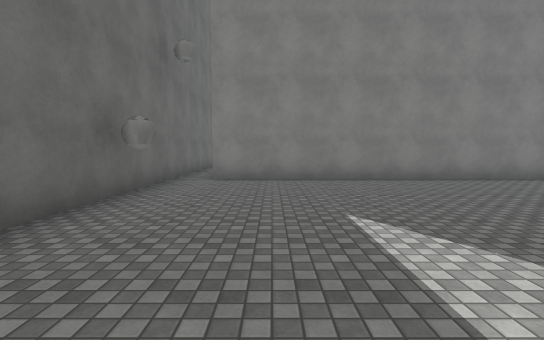
view 1 (above)

23 first-person views from a walk through a Unity game level. The camera is 1.5 m above the floor, tilts 4° down and sees 85° across. The floor is counted in squares, 2 m on a side. Each view is taken from the middle of a square. On the plan, view 1 faces up. The plan holds only what a view shows up to about 10 squares ahead; the rest is blank. The place goes on beyond the plan. The player is left out. Surface patterns are stand-ins for the level's own textures.

view 2
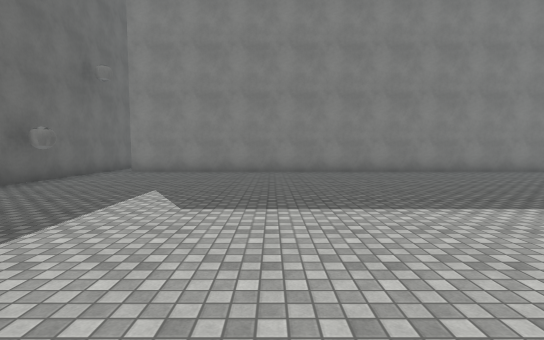

view 3
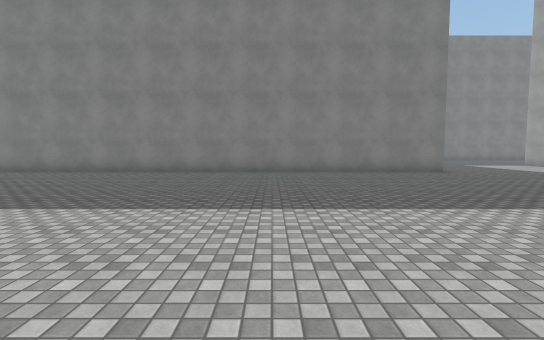

view 4
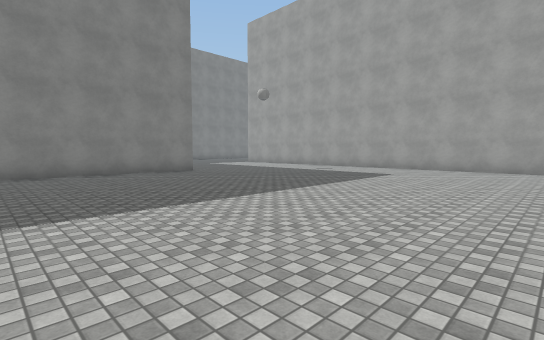

view 5
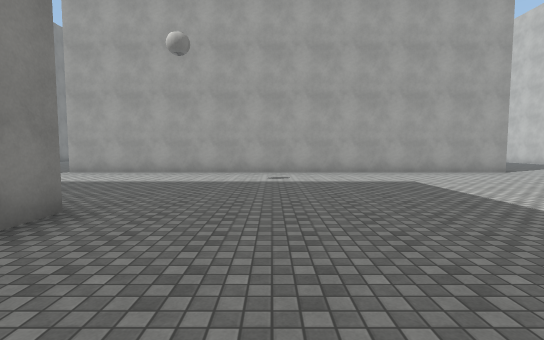

view 6
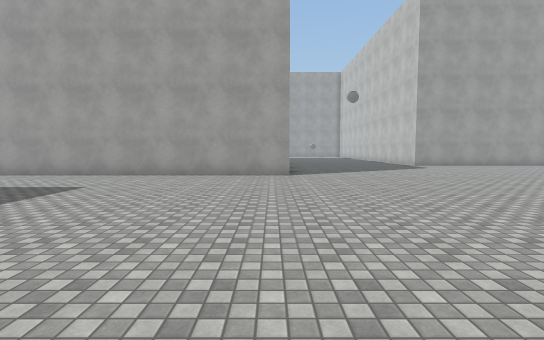

view 7
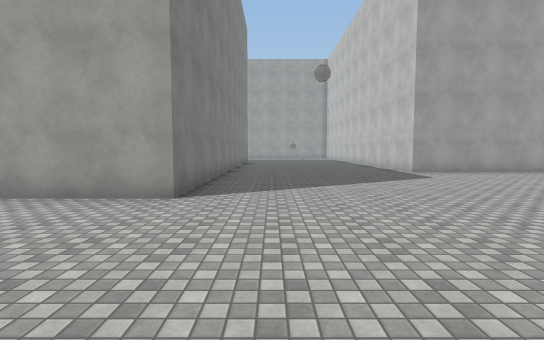

view 8
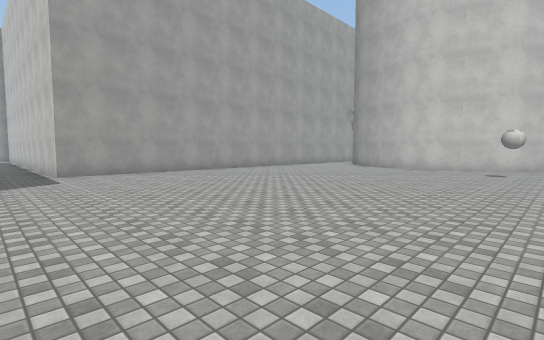

view 9
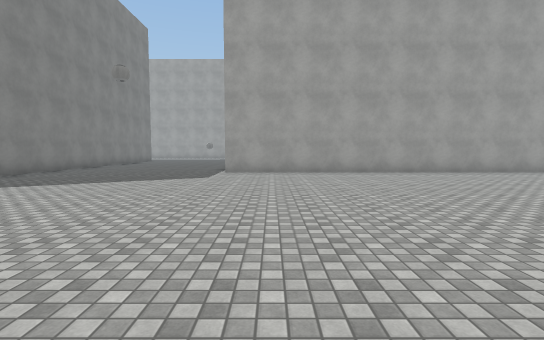

view 10
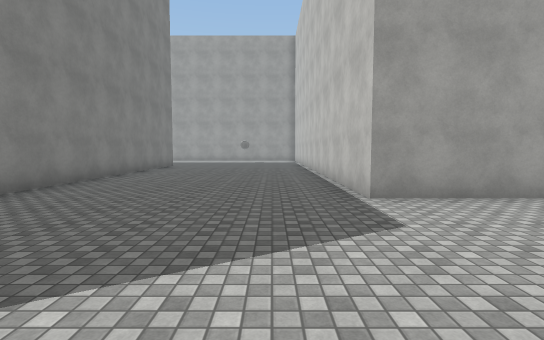

view 11
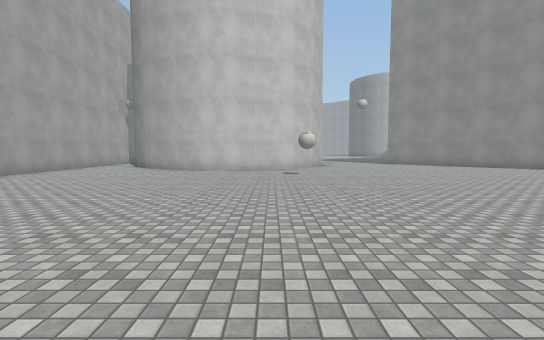

view 12
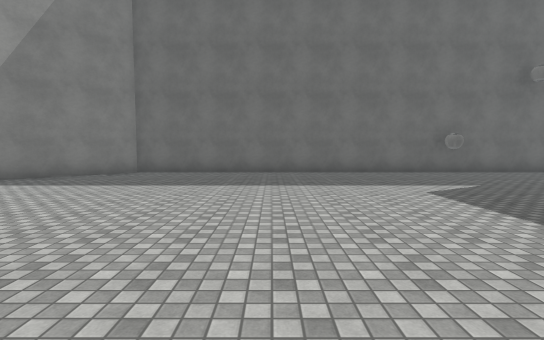

view 13
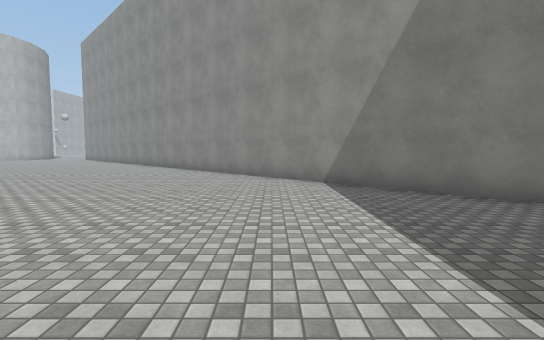

view 14
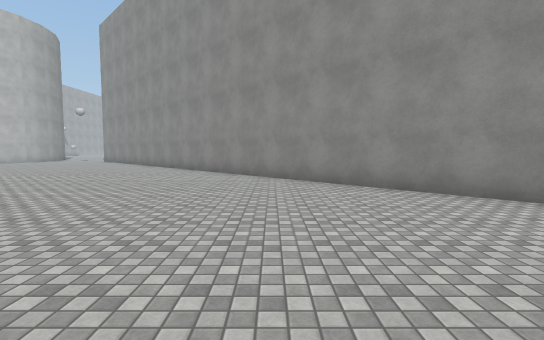

view 15
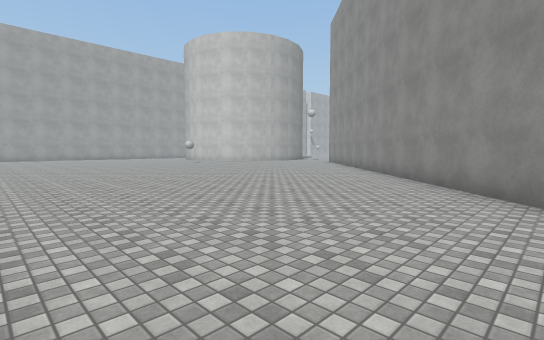

view 16
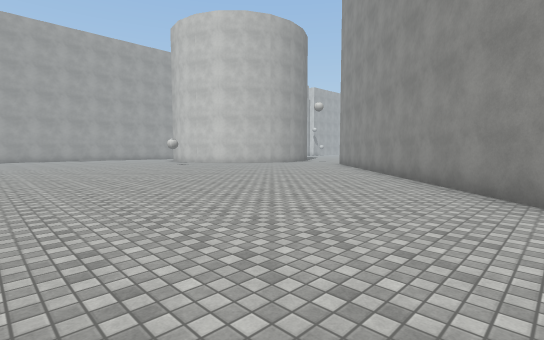

view 17
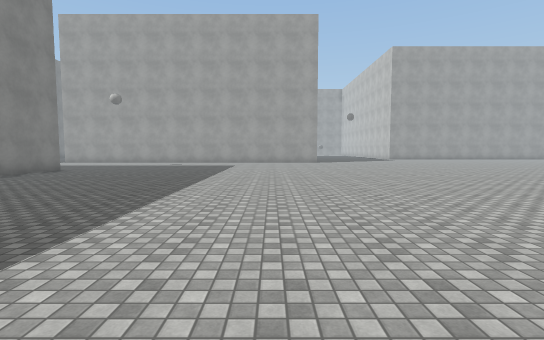

view 18
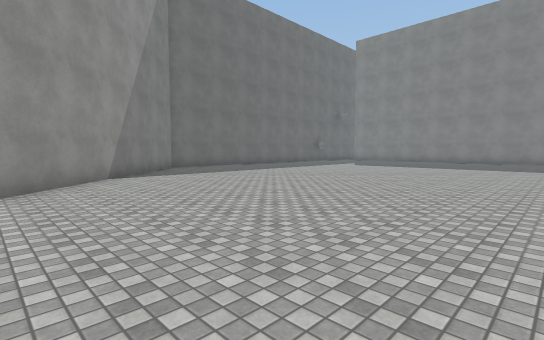

view 19
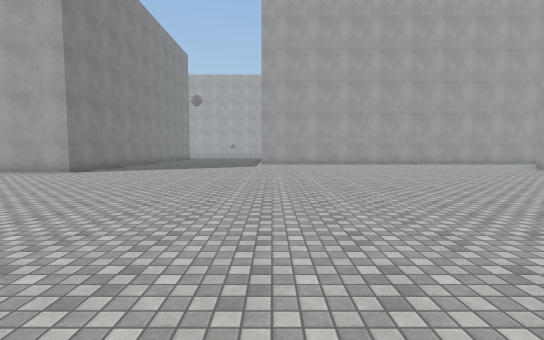

view 20
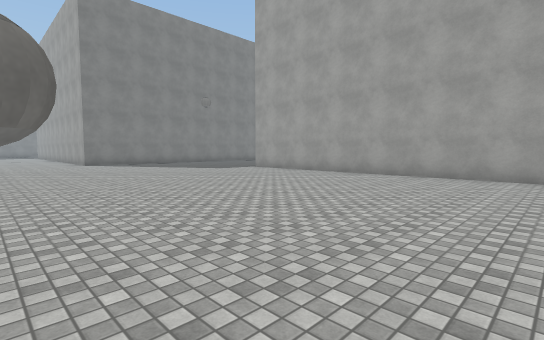

view 21
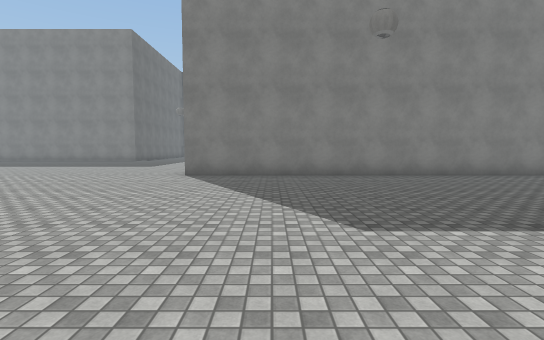

view 22
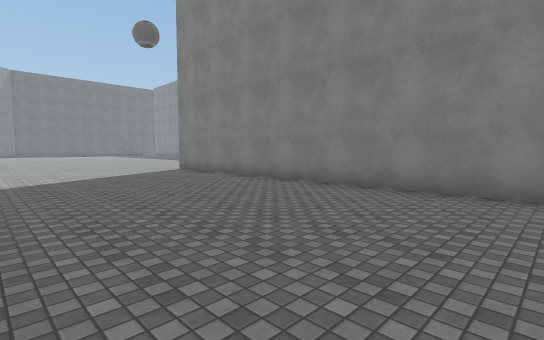

view 23
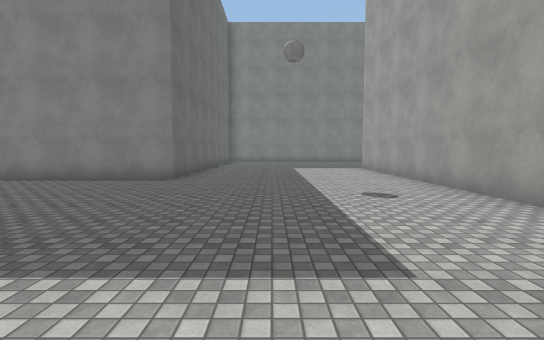

### Floor plan
Points are (right, up) in squares from view 1. A wall is a line through its corners. A room is listed if a view was taken in it or the views show most of it. See-through windows are left out.
Room 1 (views 1, 2, 3, 4, 5, 6, 7, 8, 9, 10, 11, 12, 13, 14, 15, 16, 17, 18, 19, 20, 21, 22, 23)
walls: (17.5, 10) (17.5, 7.5) (-1.5, 7.5); (28.5, -18.5) (28.5, -8.5) (34, -8.5); (34.1, -2.5) (23.5, -2.5) (23.5, 10.5); (-2.5, 10) (-2.5, -5.3) (10.7, -18.6)

Where each view was taken, in squares from view 1:
view 1: 0 up, 0 right, facing up
view 2: 2 down, 3 right, facing up
view 3: 2 down, 12 right, facing up
view 4: 2 down, 12 right, facing up-right
view 5: 5 up, 14 right, facing right
view 6: 2 down, 15 right, facing right
view 7: 4 down, 19 right, facing right
view 8: 7 down, 19 right, facing down-right
view 9: 10 down, 19 right, facing right
view 10: 7 down, 24 right, facing right
view 11: 8 down, 21 right, facing down
view 12: 1 down, 7 right, facing left
view 13: 2 down, 2 right, facing down
view 14: 5 down, 5 right, facing down
view 15: 8 down, 5 right, facing down-right
view 16: 10 down, 7 right, facing down-right
view 17: 0 up, 7 right, facing right
view 18: 11 down, 9 right, facing up-left
view 19: 9 down, 14 right, facing right
view 20: 18 down, 20 right, facing up-right
view 21: 11 down, 26 right, facing up
view 22: 8 down, 34 right, facing up-left
view 23: 0 up, 20 right, facing up
